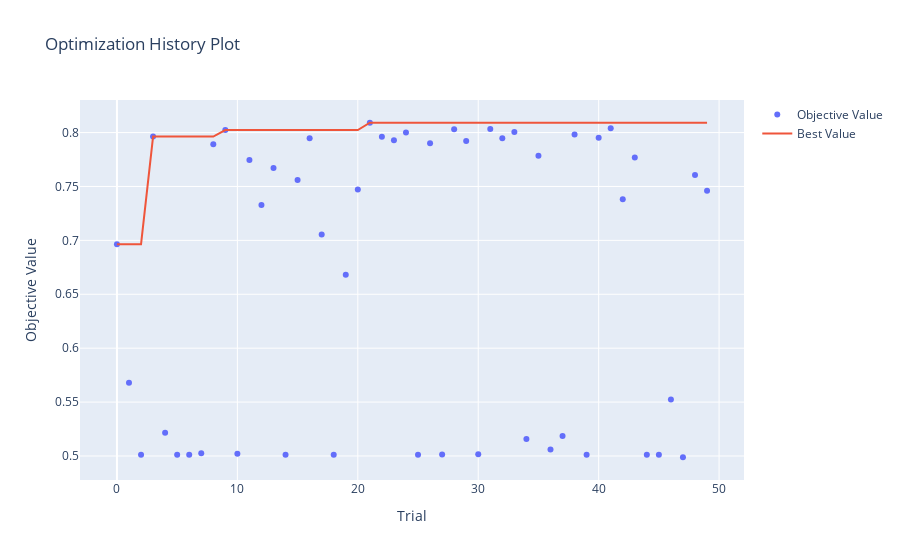

The cell this chart's notebook holds for it:
### Code cell
# Plot 1: How accuracy improved with each trial
plot_optimization_history(study).show()
